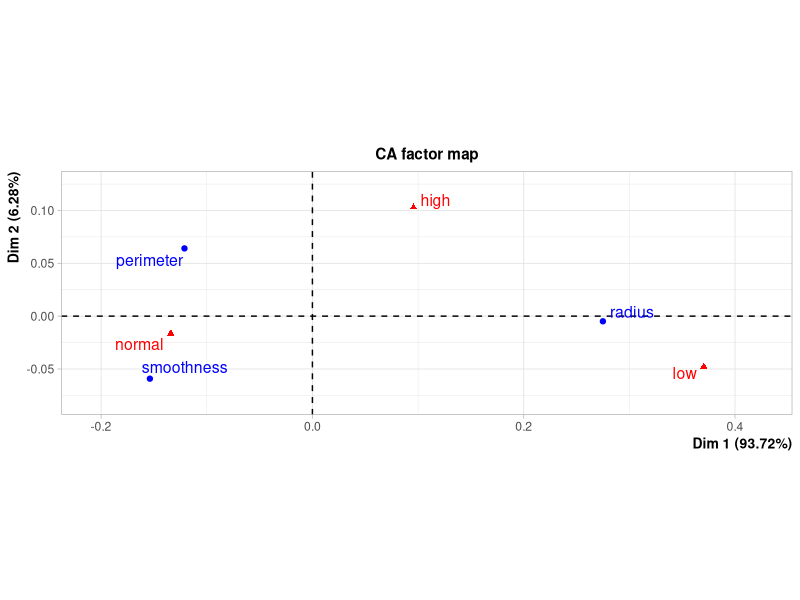
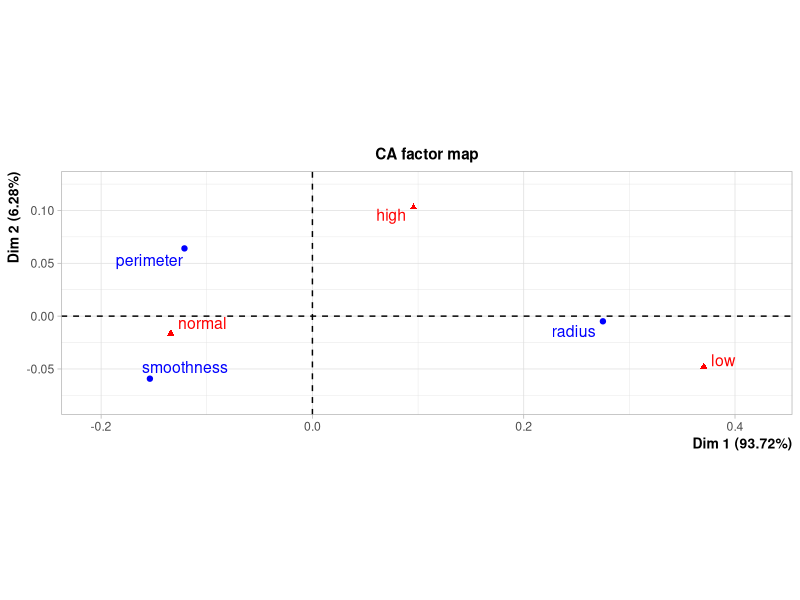
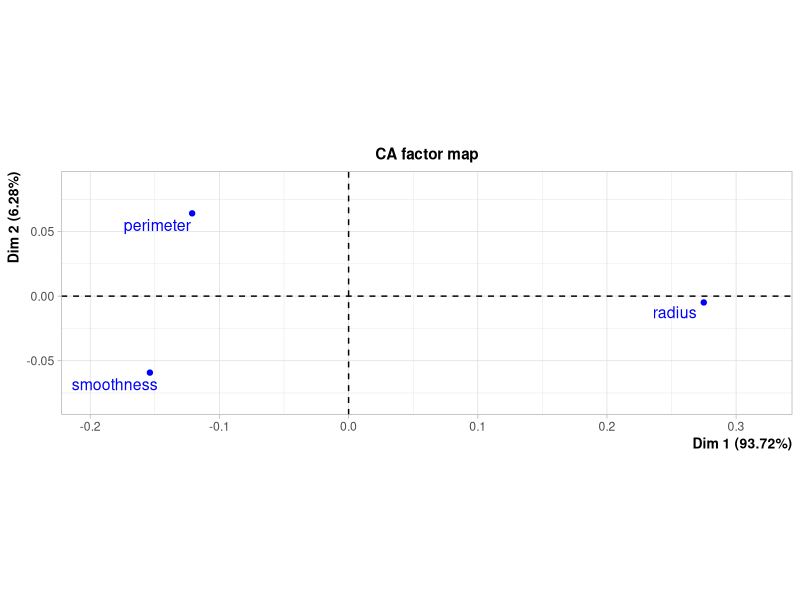
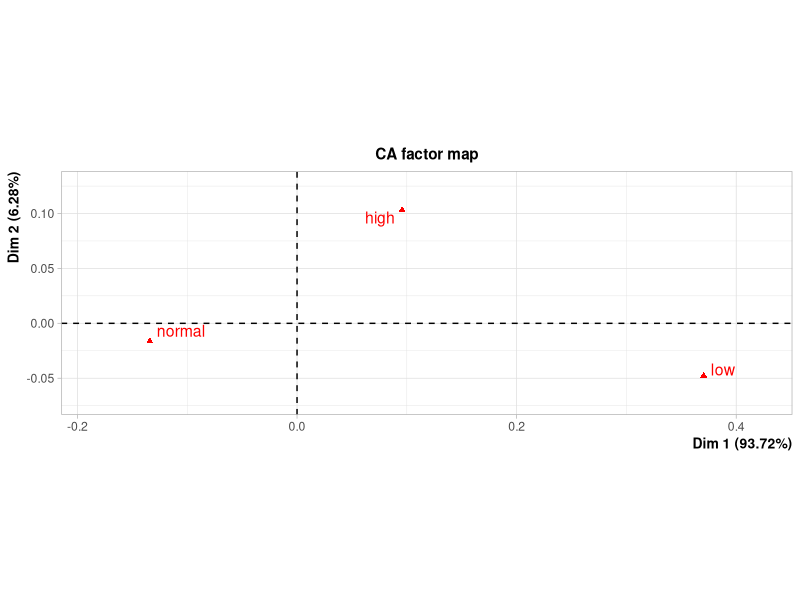

These charts were generated, in order, by the following R code:
# CORRESPONDENCE ANALYSIS (CA) OF THE PROSTATE CANCER DATASET 
# Authors: Iker Ibarrola, Enetz Quindimil, Carlos Firvida, Iñigo Infante

#############
# LIBRARIES #
#############

# We load & install the libraries we will use to create the model:
# install.packages("FactoMineR")
library(FactoMineR)

##############################
# DATASET LOADING & CHECKING #
##############################

data <- read.csv("./Prostate_Cancer.csv") # We read the dataset from the csv file

head(data) # We visualize the first six rows of the dataset

str(data) # We visualize the structure of the data (the different variables, their type, and some initial values)

##########################################
# VARIABLE SELECTION & CONTINGENCY TABLE #
##########################################

# To perform correspondence analysis, we need to create new variables that are fit for it.
# To do this, we will select variables from our original dataset and transform them into categorical
# variables that can be used in correspondence analysis.
# As to how this will be done, we will select 3 variables, radius, smoothness, and perimeter, then we will transform
# these variables into levels ("low", "medium", and "high"), which will be achieved by using what we have
# determined to be a reasonable method to separate those categories, that method uses the standard
# deviation of the data for the column and separates at the point where 1 standard deviation is reached on
# the low and high ends of the data, giving us "low" for everything below -1 standard deviation, "normal"
# for everything between -1 and 1 standard deviations, and "high" for everything above 1 standard deviation

# We select the 3 variables from the dataset
sdata <- data[, c("radius", "smoothness", "perimeter")]
sdata

# We create a function to transform the values into levels
toLevels <- function(x) {
  u <- mean(x)
  o <- sd(x)
  result <- ifelse(x < u - o, "low", ifelse(x > u + o, "high", "normal"))
  return(result)
}

# We apply the function
sdata2 <- as.data.frame(lapply(sdata, toLevels))
sdata2

# We have successfully transformed the values into levels, now we will count each of those values
# to transform them into categorical values and create a contingency table.

# We create a function to count the times each value appears
toCategoricalTable <- function(x) {
  as.vector(table(factor(x, levels = c("low", "normal", "high"))))
}

# Apply the function and transpose to the correct form
cadata <- t(as.data.frame(lapply(sdata2, toCategoricalTable)))

# Change column names
colnames(cadata) <- c("low", "normal", "high")
cadata

###################
# CHI-SQUARE TEST #
###################

# Remember, in this test, we check whether the data is different from the independence model.
# If the data is similar to the independence model, variables are independent, and the opposite
x2test<-chisq.test(cadata)

# The expected values given by the independent model are:
round(x2test$expected,0)
# The observed values are:
x2test$observed
# We can see that there is a considerable difference.

# Is the difference big enough?
# Let's compute the p-value:
p.val <- x2test$p.value
p.val
# The p-value is quite large, thus we cannot reject the null hypothesis, meaning that the independence
# model can explain the data. Therefore, the variables are independent.

# This is the contribution of each cell to the chi-square
x2test$residuals^2
# And this is the relative contribution
(x2test$residuals^2)/x2test$statistic

###########################
# ROW AND COLUMN PROFILES #
###########################

# Let us now compute the row and col profiles

# Row profiles
dd <- rbind(cadata,apply(cadata[,1: nrow(cadata)],2,sum))
rownames(dd)[nrow(cadata) + 1] <- "Mean profile"
round(prop.table(as.matrix(dd),margin=1),2)

# Col profiles
dd <- cbind(cadata,apply(cadata[,1: ncol(cadata)],1,sum))
colnames(dd)[ncol(cadata) + 1] <- "Mean profile"
round(prop.table(as.matrix(dd),margin=2),2)

###########
# FULL CA #
###########

# The function to perform Correspondence Analysis is simply CA
cawom <- CA(cadata)

# We visualize both row and column profiles by 
plot(cawom)

# One can visualize only the rows or only the columns with
plot(cawom,invisible="col")
plot(cawom,invisible="row")

# The main indicators can be obtained with
summary(cawom)
